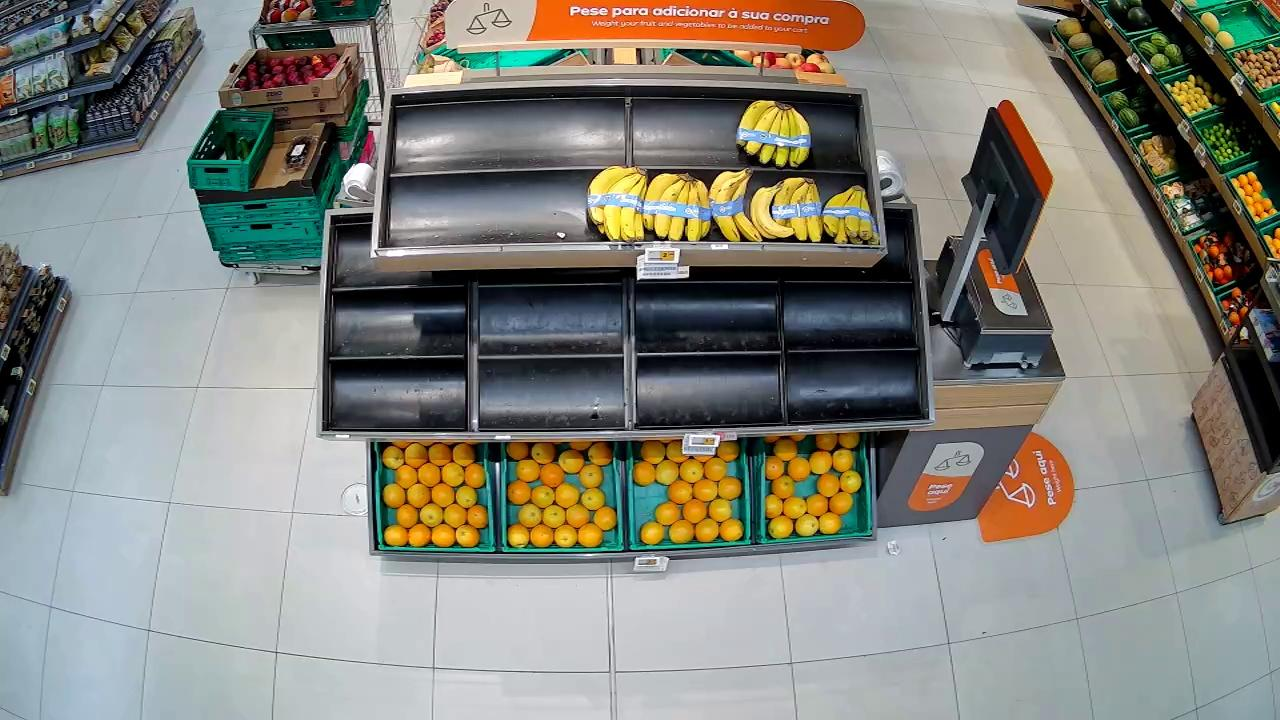
#> input picture input/cameras/6215/1751005412.jpg, 1280 x 720 px; its folder holds only this picture in this run
$ python crops.py
#> lines starting #> are read from the running program, lines starting #| are printed output that depends on the picture
### shelf/planogram.py
"""Reading input/planogram.json."""

import json

CORNERS = ("top_left", "top_right", "bottom_right", "bottom_left")


def load_cameras(planogram_path):
    with open(planogram_path) as file:
#> (reads input/planogram.json from the repository)
        return json.load(file)["Frutas e Legumes"]["cameras"]


def area_quad(area):
    """The area's corners in clockwise order from the top left.

    The corner keys are not always in the same order in the JSON, so they are looked up by name.
    """
    return [area["image_coordinates"][corner] for corner in CORNERS]

### shelf/crops.py
"""Cut every planogram area out of the camera photos and stretch it into a rectangle.

Output layout: <output>/<camera>/<timestamp>/<area_id>.jpg
"""

import argparse
from pathlib import Path

import cv2
import numpy as np

from shelf.planogram import area_quad, load_cameras


def rectangle_size(quad):
    top_left, top_right, bottom_right, bottom_left = quad
    width = max(np.linalg.norm(top_right - top_left), np.linalg.norm(bottom_right - bottom_left))
    height = max(np.linalg.norm(bottom_left - top_left), np.linalg.norm(bottom_right - top_right))
    return round(width), round(height)


def cut_area(image, quad):
    width, height = rectangle_size(quad)
    target = np.array([[0, 0], [width - 1, 0], [width - 1, height - 1], [0, height - 1]], dtype=np.float32)
    matrix = cv2.getPerspectiveTransform(quad, target)
    # Parts of the area outside the image (negative coordinates) come out black.
    return cv2.warpPerspective(image, matrix, (width, height), borderMode=cv2.BORDER_CONSTANT)


def main():
    parser = argparse.ArgumentParser(description=__doc__)
    parser.add_argument("--planogram", type=Path, default=Path("input/planogram.json"))
    parser.add_argument("--cameras", type=Path, default=Path("input/cameras"))
    parser.add_argument("--output", type=Path, default=Path("output/areas"))
    args = parser.parse_args()

    for camera, camera_data in sorted(load_cameras(args.planogram).items()):
        areas = [(area["area_id"], np.array(area_quad(area), dtype=np.float32)) for area in camera_data["products"]]

        for image_path in sorted((args.cameras / camera).glob("*.jpg")):
            image = cv2.imread(str(image_path))
#> image is the input picture: shape (720, 1280, 3); mean B, G, R 123.3, 131.3, 131
            if image is None:
                print(f"Skipping unreadable image {image_path}")
                continue

            output_dir = args.output / camera / image_path.stem
            output_dir.mkdir(parents=True, exist_ok=True)

            for area_id, quad in areas:
                cv2.imwrite(str(output_dir / f"{area_id}.jpg"), cut_area(image, quad))
#> this loop made 10 passes
#> pass 1, in main, `cv2.imwrite(str(output_dir / f"{area_id}.jpg"), cut_area(image, quad))`:
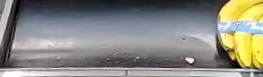
#> saved as 6215_1.jpg: shape (77, 263, 3); mean B, G, R 128.2, 136, 136.3
#> pass 2, in main, `cv2.imwrite(str(output_dir / f"{area_id}.jpg"), cut_area(image, quad))`:
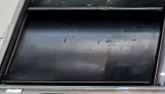
#> saved as 6215_2.jpg: shape (94, 165, 3); mean B, G, R 84.7, 79.2, 76.8

            print(f"{camera}/{image_path.name}: {len(areas)} areas")
#> pass 2 of the loop in main, `for camera, camera_data in sorted(load_cameras(args.planogram).items()):`:
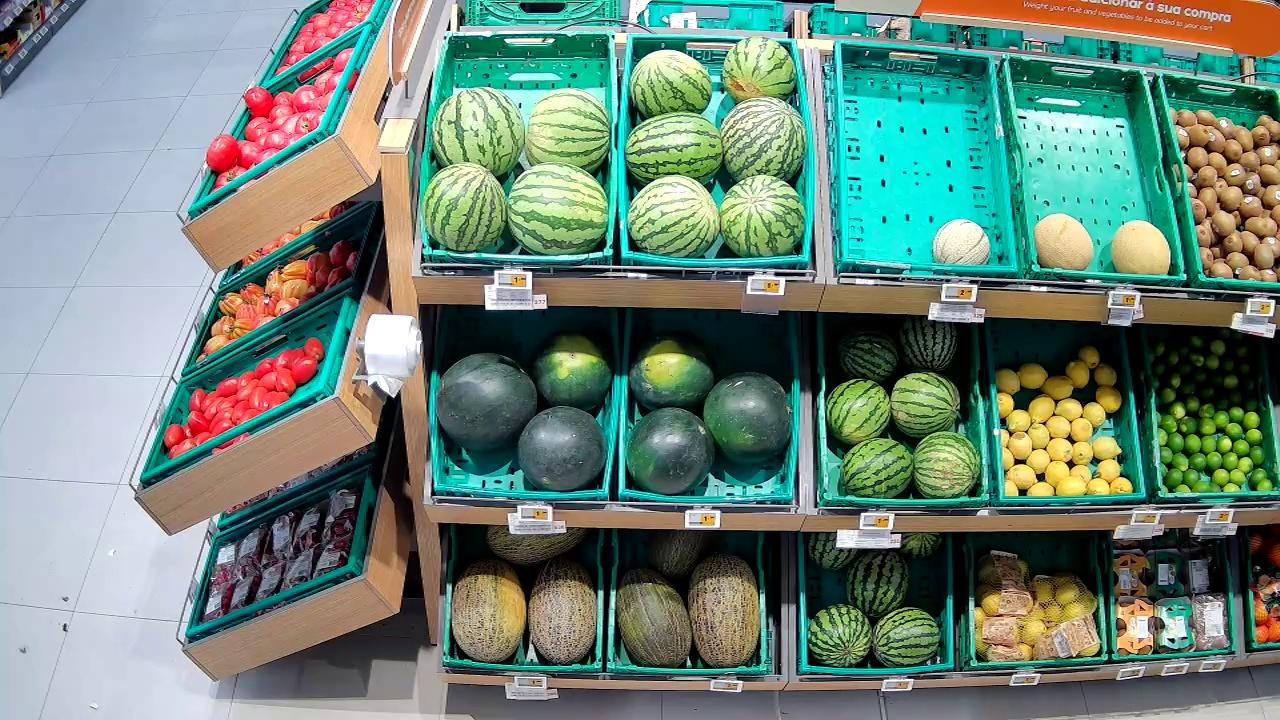
#> input picture input/cameras/6371/1751005865.jpg, 1280 x 720 px
#> in main, image is the input picture: shape (720, 1280, 3); mean B, G, R 120.7, 133.5, 110.4
#> the loop in main, `for area_id, quad in areas:` made 9 passes
#> pass 1, in main, `cv2.imwrite(str(output_dir / f"{area_id}.jpg"), cut_area(image, quad))`:
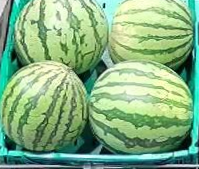
#> saved as 6371_1.jpg: shape (169, 199, 3); mean B, G, R 131.7, 176.7, 133.1
#> pass 2, in main, `cv2.imwrite(str(output_dir / f"{area_id}.jpg"), cut_area(image, quad))`:
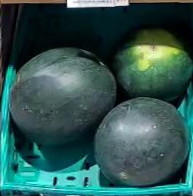
#> saved as 6371_2.jpg: shape (196, 193, 3); mean B, G, R 81.5, 85.2, 48.1


if __name__ == "__main__":
    main()
